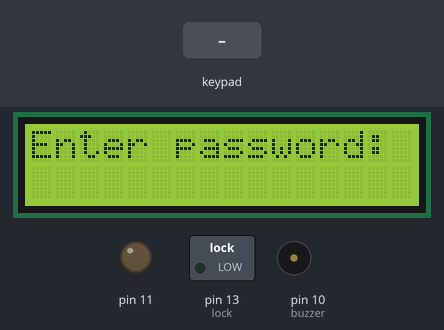
Bench run of a sketch on a simulated Arduino Uno, built with avr-gcc and run on an emulated ATmega328P. Shown: 16×2 character LCD, switched loads named in the sketch (green lamp = pin HIGH), output pins drawn as LEDs (lit = HIGH), buzzer (waves = sounding, pin HIGH). The test bench sets the inputs (shaded band). EEPROM starts erased; what the sketch prints to the serial monitor is not drawn.

Above: at 3.3 s.
3.4 s: keypad keys 9 8 7 6 # pressed 0.4 s apart
At 5.5 s:
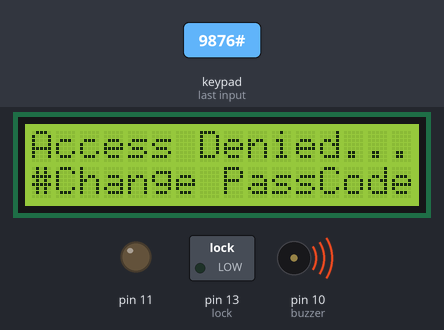
6.9 s: key 'D' pressed
At 8.3 s:
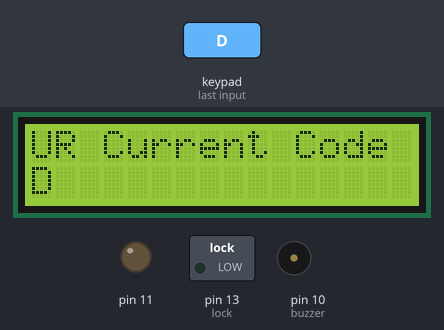
8.6 s: keypad keys 9 8 7 6 * pressed 0.4 s apart
At 10.7 s:
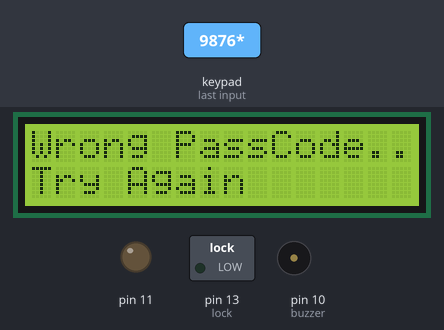
12.1 s: key 'C' pressed
At 13.3 s:
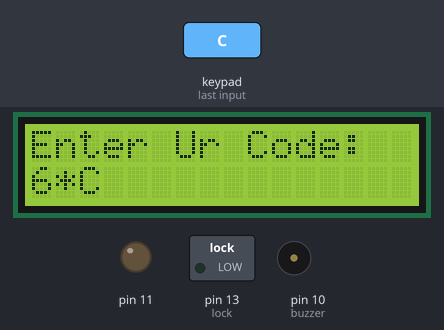
13.6 s: key 'B' pressed
At 13.73 s:
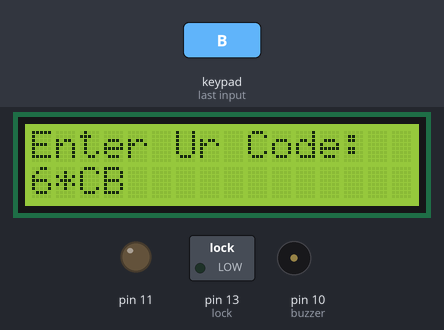
15.3 s: keypad keys 9 8 7 6 A pressed 0.4 s apart
At 19.1 s:
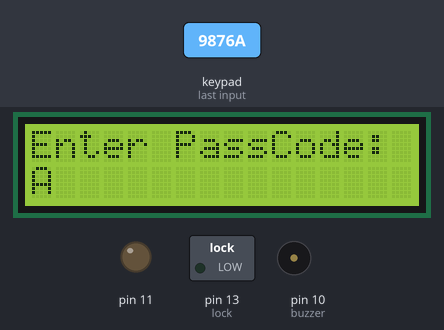
Timing chart, 0 to 20.6 s (numbered marks = the images above; inputs shaded):
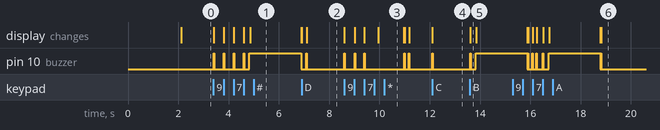

The sketch:

FXWWQOXJIOUC8BC.ino
```cpp
#include <Keypad.h>
#include <LiquidCrystal_I2C.h>
#include<EEPROM.h>

LiquidCrystal_I2C lcd(0x27,16,2);

char password[4];

char pass[4],pass1[4];

int i=0;

char customKey=0;

const byte ROWS = 4; //four rows

const byte COLS = 4; //four columns

char hexaKeys[ROWS][COLS] = {
  {'D','C','B','A'},
  {'#','9','6','3'},
  {'0','8','5','2'},
  {'*','7','4','1'}
};

byte rowPins[ROWS] = {9, 8, 7, 6}; //connect to the row pinouts of the keypad
byte colPins[COLS] = {5, 4, 3, 2}; //connect to the column pinouts of the keypad

//initialize an instance of class NewKeypad

Keypad customKeypad = Keypad( makeKeymap(hexaKeys), rowPins, colPins, ROWS, COLS);

int lock = 13;
int buzzer = 10;

void setup()
{
  Serial.begin(9600);
  pinMode(11, OUTPUT);


  lcd.init();
  lcd.backlight();
  pinMode(lock, OUTPUT);
  pinMode(buzzer, OUTPUT);
  lcd.print("  Mission safe ");
  Serial.print("  Mission safe ");
  lcd.setCursor(0,1);
  lcd.print("  Keypad Lock ");
  Serial.print("  Keypad Lock ");
  delay(2000);
  lcd.clear();
  lcd.print("Enter password:");
  Serial.println("Enter password:");
  lcd.setCursor(0,1);
  for(int j=0;j<4;j++)
  EEPROM.write(j, j+48);
  for(int j=0;j<4;j++)
  pass[j]=EEPROM.read(j);

}

void loop()
{
  customKey = customKeypad.getKey();
  if(customKey=='#')
  change();
  if (customKey)
  {
    password[i++]=customKey;
    lcd.print(customKey);
    Serial.print(customKey);
    beep();
  }
  if(i==4)
  {
    delay(200);
    for(int j=0;j<4;j++)
    pass[j]=EEPROM.read(j);
    if(!(strncmp(password, pass,4)))
    {
      digitalWrite(lock, HIGH);
      beep();
      lcd.clear();
      lcd.print(" Acess  Granted");
      Serial.println(" Acess  Granted");
      digitalWrite(11, LOW);
      delay(2000);
      lcd.setCursor(0,1);
      lcd.print("# Change Code");
      Serial.println("# Change Code");
      delay(2000);
      lcd.clear();
      lcd.print("Enter Password:");
      Serial.println("Enter Password:");
      lcd.setCursor(0,1);
      i=0;
      digitalWrite(lock, LOW);
    }
    else
    {
      digitalWrite(buzzer, HIGH);
      lcd.clear();
      lcd.print("Access Denied...");
      Serial.println("Access Denied...");
      lcd.setCursor(0,1);
      lcd.print("#Change PassCode");
      Serial.println("#Change PassCode");
      delay(2000);
      lcd.clear();
      lcd.print("Enter PassCode:");
      Serial.println("Enter PassCode:");
      lcd.setCursor(0,1);
      i=0;
      digitalWrite(buzzer, LOW);
    }
  }
}
void change()
{
  int j=0;
  lcd.clear();
  lcd.print("UR Current Code");
  Serial.println("UR Current Code");
  lcd.setCursor(0,1);
  while(j<4)
  {
    char key=customKeypad.getKey();
    if(key)
    {
      pass1[j++]=key;
      lcd.print(key);
      Serial.print(key);
      beep();
    }
    key=0;
  }
  delay(500);

  if((strncmp(pass1, pass, 4)))
  {
    lcd.clear();
    lcd.print("Wrong PassCode...");
    Serial.println("Wrong PassCode...");
    lcd.setCursor(0,1);
    lcd.print("Try Again");
    Serial.println("Try Again");
    delay(1000);
  }
  else
  {
    j=0;
    lcd.clear();
    lcd.print("Enter New Code:");
    Serial.println("Enter New Code:");
    lcd.setCursor(0,1);
    while(j<4)
    {
      char key=customKeypad.getKey();
      if(key)
      {
        pass[j]=key;
        lcd.print(key);
        Serial.print(key);
        EEPROM.write(j,key);
        j++;
        beep();
      }
    }
    lcd.print(" - Accepted");
    Serial.println(" Done......");
    delay(1000);
  }
  lcd.clear();
  lcd.print("Enter Ur Code:");
  Serial.println("Enter Ur Code:");
  lcd.setCursor(0,1);
  customKey=0;
}
void beep()
{
  digitalWrite(buzzer, HIGH);
  delay(20);
  digitalWrite(buzzer, LOW);
}
```

Measured:
- after the input at 3.4 s, pin 10 (buzzer): goes 3 × (HIGH 0.02 s, LOW 0.38 s), HIGH 0.02 s, LOW 0.20 s, HIGH 2.1 s, then LOW, starting at once; the display: first changes at once (image 1 shows a later state)
- after the input at 6.9 s, pin 10 (buzzer): LOW → HIGH after 0.18 s, → LOW 0.02 s later; the display: first differs from a run without the input after 0.20 s (image 2)
- after the input at 8.6 s, the display: first changes at once (image 3 shows a later state)
- after the input at 12.1 s, pin 10 (buzzer): LOW → HIGH at once, → LOW 0.02 s later; the display: changes at once (image 4)
- after the input at 13.6 s, pin 10 (buzzer): LOW → HIGH at once, → LOW 0.02 s later, → HIGH 0.20 s later; the display: changes at once (image 5)
- after the input at 15.3 s, the display: first differs from a run without the input after 0.62 s (image 6 shows a later state)
